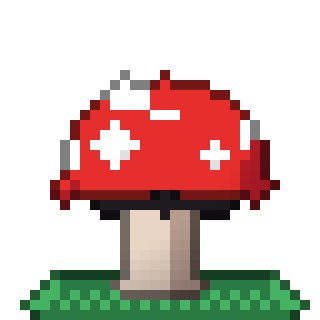

Generate this figure with Python:
import pixci

# 1. Khởi tạo Canvas 32x32
canvas = pixci.Canvas(32, 32)
canvas.add_layer("grass")
canvas.add_layer("mushroom")

# 2. Định nghĩa Bảng màu thủ công
canvas.add_palette({
    "BG": "#00000000",   # Trong suốt
    "R1": "#E62E2D",     # Đỏ cơ bản
    "R2": "#B31C26",     # Đỏ tối (Bóng tối)
    "R3": "#FF6B6B",     # Đỏ sáng (Highlight)
    "W1": "#FFFFFF",     # Trắng tinh
    "W2": "#E0E0E0",     # Trắng xám (Bóng của đốm trắng)
    "S1": "#E8D5C4",     # Màu thân nấm sáng
    "S2": "#B59C8D",     # Màu thân nấm tối
    "G1": "#1E1A20",     # Gầm nấm (Rất tối)
    "C1": "#45B363",     # Cỏ sáng
    "C2": "#2A7A44",     # Cỏ tối
})

# ==========================================
# LAYER: GRASS (Cỏ dưới nền)
# ==========================================
canvas.set_layer("grass")
canvas.draw_line((6, 28), (26, 28), "C2")
canvas.draw_line((4, 29), (28, 29), "C1")
canvas.draw_line((3, 30), (29, 30), "C1")
canvas.draw_line((4, 31), (28, 31), "C2")
canvas.set_pixel((5, 28), "C1")
canvas.set_pixel((27, 28), "C1")
canvas.fill_dither((5, 29, 27, 30), color1="C1", color2="C2", pattern="checkered")

# Viền Selective Outline cho lớp cỏ (Lấy màu cỏ làm tối lại)
canvas.add_outline(thickness=1, sel_out=True)


# ==========================================
# LAYER: MUSHROOM (Nấm nổi lên trên cỏ)
# ==========================================
canvas.set_layer("mushroom")

# Vẽ Thân nấm
canvas.fill_rect((13, 20), (18, 28), "S1")
canvas.fill_rect((17, 20), (18, 28), "S2")
canvas.set_pixel((12, 28), "S1")
canvas.set_pixel((19, 28), "S2")

# Vẽ Gầm nấm (Sử dụng tính năng Ellipse rỗng dẹt)
canvas.fill_ellipse(center=(16, 20), rx=6, ry=1, color="G1")

# Vẽ Mũ nấm
canvas.draw_half_sphere(center=(16, 18), radius=10, palette=["R2", "R1", "R3"], light_dir="top_left")
canvas.draw_line((7, 18), (6, 19), "R2")
canvas.draw_line((24, 18), (25, 19), "R2")

# Highlight 
canvas.fill_rect((11, 9), (14, 10), "W1") 
canvas.set_pixel((12, 8), "W1")

# Các đốm trắng 
canvas.fill_circle(center=(11, 14), radius=2, color="W1")
canvas.set_pixel((12, 15), "W2")
canvas.fill_circle(center=(21, 15), radius=1, color="W1")
canvas.set_pixel((21, 16), "W2")

# Các đốm dẹt phối cảnh bằng Ellipse thay vì set từng pixel lẻ
canvas.fill_ellipse(center=(16, 11), rx=1, ry=0, color="W1")
canvas.fill_ellipse(center=(7,  15), rx=0, ry=1, color="W1")
canvas.fill_ellipse(center=(24, 13), rx=0, ry=1, color="W1")

# Áp dụng shadow mask cho phần thân và dưới nấm
canvas.apply_shadow_mask(center=(16, 16), radius=14, light_dir="top_left", intensity=0.3, shadow_color="#100010")

# Bao viền Selective Outline cho layer Nấm rời
canvas.add_outline(thickness=1, sel_out=True)

# Khử răng cưa cho toàn thể (Xóa pixel kẽ)
canvas.cleanup_jaggies()

# Dùng save sẽ tự động Flatten (gập layer nấm đè lên layer cỏ có nền trong suốt)
canvas.save("aaa_mushroom_advanced.png", scale=10)
